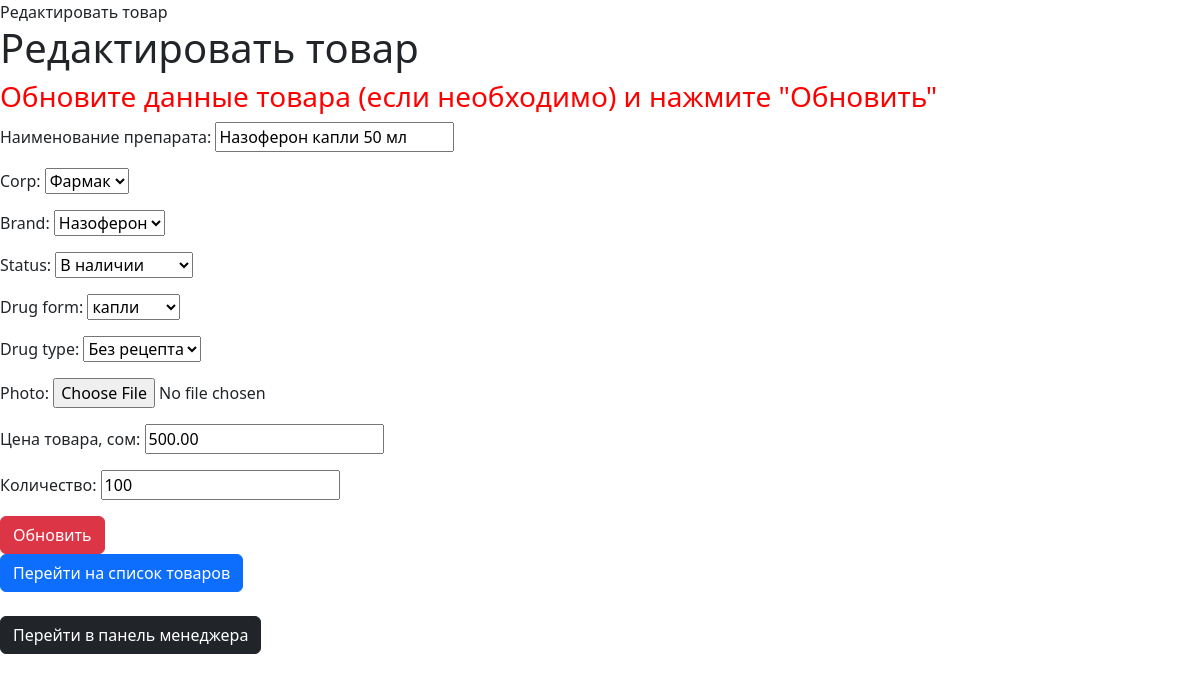
/manager_edit/drugs/update/3/, run on the app's committed database.
### pharm/models.py (models this page shows, shortened)
class Drug(models.Model):
    name = models.CharField(max_length=50, verbose_name='Наименование препарата')
    corp = models.ForeignKey(Corporation, on_delete=models.DO_NOTHING)
    photo = models.ImageField(upload_to='products/', null=True, blank=True)
    brand = models.ForeignKey(Brand, on_delete=models.DO_NOTHING)
    status = models.ForeignKey(DrugStatus, on_delete=models.DO_NOTHING)
    drug_form = models.ForeignKey(DrugForm, on_delete=models.DO_NOTHING)
    drug_type = models.ForeignKey(DrugType, on_delete=models.DO_NOTHING)
    price = models.DecimalField(max_digits=6, decimal_places=2, verbose_name='Цена товара, сом')
    amount = models.IntegerField(verbose_name='Количество')
    class Meta:
        verbose_name_plural = "Лекарственные средства"
        ordering = ['name']

class DrugType(models.Model):
    drug_type = models.CharField(max_length=50, verbose_name='Форма отпуска')
    class Meta:
        verbose_name_plural = "Формы отпуска"
        ordering = ['drug_type']
    def __str__(self):
        return f'{self.drug_type}'

### pharm/views.py (the view)
# urls.py: path('manager_edit/drugs/update/<int:pk>/', views.DrugUpdateView.as_view(), name='drug_update'),
class DrugUpdateView(UpdateView):
    model = models.Drug
    form_class = forms.DrugForm
    template_name = 'drug_update.html'
    success_url = reverse_lazy('drugs_list')

### pharm/forms.py
class DrugForm(forms.ModelForm):
    class Meta:
        model = models.Drug
        fields = ['name', 'corp', 'brand', 'status', 'drug_form', 'drug_type', 'photo', 'price', 'amount']
        widgets = {
            'name': forms.TextInput(),
            'corp': forms.Select(),
            'brand': forms.Select(),
            'status': forms.Select(),
            'drug_form': forms.Select(),
            'drug_type': forms.Select(),
            'photo': forms.FileInput(),
            'price': forms.NumberInput(),
            'amount': forms.NumberInput(),
        }

### pharm/models.py (called while the page is built)
    def __str__(self):
        return f'{self.drug_status}'

    def __str__(self):
        return f'{self.corp_name}'

    def __str__(self):
        return f'{self.brand_name}'

    def __str__(self):
        return f'{self.form_name}'

### pharm/Templates/drug_update.html (shortened to what this page needs)
{% extends 'base.html' %}
{% block content %}
{% block title %}Редактировать товар{% endblock title %}
<h1>Редактировать товар</h1>
<h3 style="color: red">Обновите данные товара (если необходимо) и нажмите "Обновить"</h3>
<form action="{% url 'drug_update' form.instance.id %}" method="POST" enctype="multipart/form-data">
    {{ form.as_p }}
    <input type="submit" value="Обновить" class="btn btn-danger">
</form>
<a href="{% url 'ph_list' %}"  class="btn btn-primary">Перейти на список товаров</a>
<br>
<br>
<a href="{% url 'manager_edit' %}"  class="btn btn-dark">Перейти в панель менеджера</a>
{% endblock %}

### pharm/static/pharm/css/styles.css (style rules this page uses)
body { font-family: Arial, sans-serif; background-color: gray; }

### data on the page
Drug: name "Назоферон капли 50 мл", corp "Фармак", brand "Назоферон", status "В наличии", drug_form "капли", price "500.00", amount "100"
DrugType: drug_type "Без рецепта"
